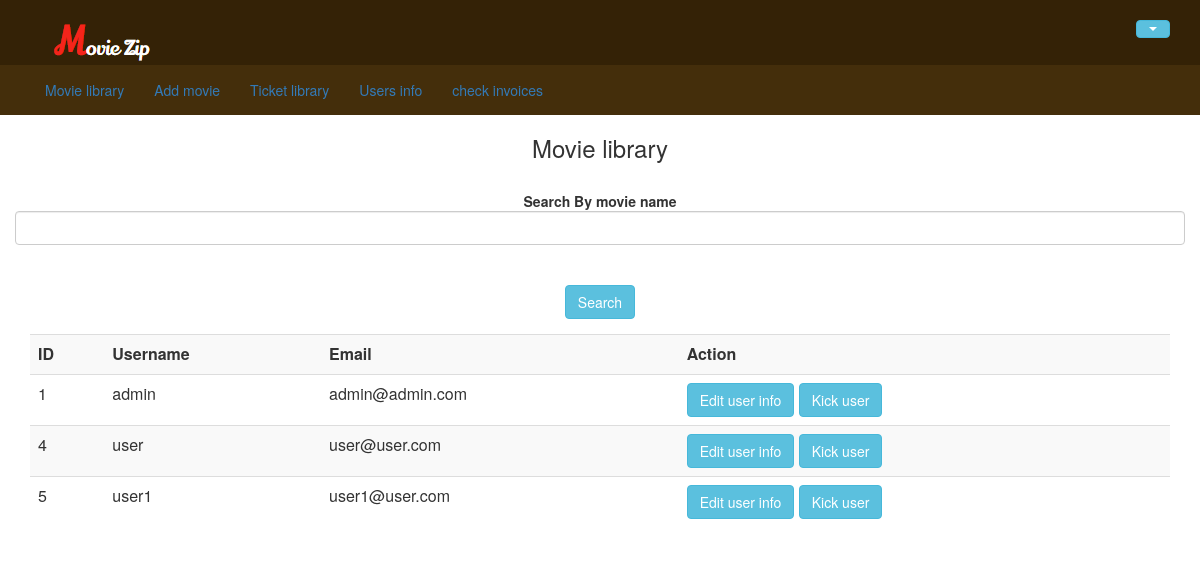
/user_table.php, run on the app's committed database.
### tables this page shows
CREATE TABLE `user` (
  `user_id` int(50) NOT NULL,
  `name` varchar(50) NOT NULL,
  `email` varchar(50) NOT NULL,
  `password` varchar(50) NOT NULL,
  `age` int(3) NOT NULL,
  `admin_status` int(1) NOT NULL
);

### user_table.php (the view, shortened to what this page needs)
<head>
<link rel="stylesheet" href="./css/bootstrap.min.css">
<link href="bootstrap/css/bootstrap.css" rel="stylesheet" type="text/css"/>
</head>
<body>
<div>
    <?php include('header1.php');?>
</div>
<div>
<?php include ("admin_nav1.php"); ?>
</div>
<div><h3 align="center">Movie library </h3></div>
<div class = "container">
<br>
    <form  action="" method="POST" class="form-horizontal" >
                <div class="card-body">
                <div class="form-group text-center">
                            <b>Search By movie name </b><br>
                            <input class="form-control"  type="text" name="searchid">
                   <br>
               <br><input type="submit" class="btn btn-info" name="Search" value="Search" >
    </form>
</div>
<?php
    include("db.php");
	if(!$_POST)
   {
	    $select = mysqli_query($connection, "SELECT * from user");
   }
  $num_row = mysqli_num_rows($select);
 if( $num_row > 0)
 {
?>
<div class="container">
    <table class="table table-striped">
          <tr>
              <th>ID</th>
              <th>Username</th>
              <th>Email</th>
              <th>Action</th>
          </tr>
          <?php while( $userrow = mysqli_fetch_array($select) ) { ?>
          <tr>
              <td><?php echo $userrow['user_id']; ?></td>
              <td><?php echo $userrow['name']; ?></td>
              <td> <img src=""><?php echo $userrow['email']; ?></td>
              <td>
                <a class="btn btn-info"  href="edit_user.php?id=<?php echo $userrow['user_id']; ?>"> Edit user info </a>
                <a class="btn btn-info"  href="delete_user.php?id=<?php echo $userrow['user_id']; ?>" onclick="return confirm('Are you sure you wish to delete this Record?');">
                      <span class="delete" title="Delete"> Kick user</span>
                  </a>
              </td>
          </tr>
          <?php } ?>
      </table>
<?php } ?>
 </div>
</body>

### data on the page
user: user_id "1", name "admin", email "admin@admin.com"
user: user_id "4", name "user", email "user@user.com"
user: user_id "5", name "user1", email "user1@user.com"
